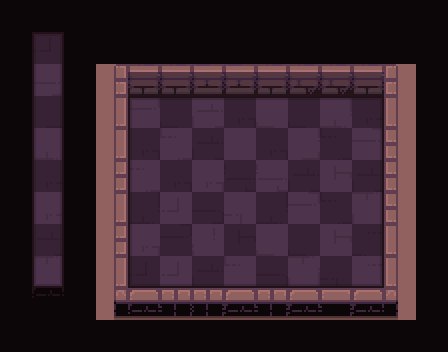

Tiled map render using the project's own tile images. Description and the whole map definition, tile-layer contents included, below:
An orthogonal 14x11 tile map with 32x32 px tiles, 5 tile layers (checkers, path, types, ground, ...) and 22 objects (7x hero, 7x switch, 6x spikes, frame, strategy).

<map version="1.2" tiledversion="2019.03.13" orientation="orthogonal" renderorder="right-down" width="14" height="11" tilewidth="32" tileheight="32" infinite="0" nextlayerid="532" nextobjectid="298">
 <tileset firstgid="1" name="tileset" tilewidth="32" tileheight="32" spacing="2" margin="1" tilecount="200" columns="10">
  <image source="tileset.png" trans="000000" width="340" height="680" />
  <terraintypes>
   <terrain name="floor" tile="79" />
   <terrain name="wall" tile="69" />
   <terrain name="hole" tile="78" />
   <terrain name="infected" tile="77" />
  </terraintypes>
 </tileset>
 <layer id="527" name="checkers" width="14" height="11">
  <data encoding="csv">
0,69,0,69,0,69,0,69,0,69,0,69,0,69,
69,0,69,0,69,0,69,0,69,0,69,0,69,0,
0,69,0,69,0,69,0,69,0,69,0,69,0,69,
69,0,69,0,69,0,69,0,69,0,69,0,69,0,
0,69,0,69,0,69,0,69,0,69,0,69,0,69,
69,0,69,0,69,0,69,0,69,0,69,0,69,0,
0,69,0,69,0,69,0,69,0,69,0,69,0,69,
69,0,69,0,69,0,69,0,69,0,69,0,69,0,
0,69,0,69,0,69,0,69,0,69,0,69,0,69,
69,0,69,0,69,0,69,0,69,0,69,0,69,0,
0,69,0,69,0,69,0,69,0,69,0,69,0,69
</data>
 </layer>
 <objectgroup id="14" name="camera">
  <object id="12" name="frame" type="frame" x="35.6667" y="34.3333" width="362.003" height="268.333" />
  <object id="15" name="strategy" type="strategy" x="-6" y="136">
   <point />
  </object>
 </objectgroup>
 <layer id="528" name="path" width="14" height="11">
  <data encoding="csv">
79,79,79,0,0,0,0,0,0,0,0,0,0,0,
79,80,79,0,0,0,0,0,0,0,0,0,0,0,
79,80,79,0,0,0,0,0,0,0,0,0,0,0,
79,80,79,0,80,80,80,80,80,80,80,80,0,0,
79,80,79,0,80,80,80,80,80,80,80,80,0,0,
79,80,79,0,80,80,80,80,80,80,80,80,0,0,
79,80,79,0,80,80,80,80,80,80,80,80,0,0,
79,80,79,0,80,80,80,80,80,80,80,80,0,0,
79,80,79,0,80,80,80,80,80,80,80,80,0,0,
79,79,79,0,0,0,0,0,0,0,0,0,0,0,
0,0,0,0,0,0,0,0,0,0,0,0,0,0
</data>
 </layer>
 <objectgroup id="2" name="objects">
  <object id="33" name="hero" type="hero" x="47.6666" y="277.501">
   <point />
  </object>
  <object id="265" name="switch" type="switch" x="46" y="52.6667">
   <properties>
    <property name="autoDisable" type="bool" value="true" />
   </properties>
   <point />
  </object>
  <object id="202" name="hero" type="hero" x="142.833" y="115.334">
   <point />
  </object>
  <object id="203" name="hero" type="hero" x="142.833" y="149.667">
   <point />
  </object>
  <object id="204" name="hero" type="hero" x="143.833" y="183.334">
   <point />
  </object>
  <object id="212" name="hero" type="hero" x="141.667" y="212.834">
   <point />
  </object>
  <object id="213" name="hero" type="hero" x="141.5" y="244.667">
   <point />
  </object>
  <object id="214" name="hero" type="hero" x="142.167" y="275.667">
   <point />
  </object>
  <object id="266" name="switch" type="switch" x="368.667" y="119.333">
   <properties>
    <property name="autoDisable" type="bool" value="true" />
   </properties>
   <point />
  </object>
  <object id="267" name="switch" type="switch" x="366.667" y="148">
   <properties>
    <property name="autoDisable" type="bool" value="true" />
   </properties>
   <point />
  </object>
  <object id="268" name="switch" type="switch" x="367.333" y="182.667">
   <properties>
    <property name="autoDisable" type="bool" value="true" />
   </properties>
   <point />
  </object>
  <object id="269" name="switch" type="switch" x="366.667" y="214">
   <properties>
    <property name="autoDisable" type="bool" value="true" />
   </properties>
   <point />
  </object>
  <object id="270" name="switch" type="switch" x="367.333" y="245.333">
   <properties>
    <property name="autoDisable" type="bool" value="true" />
   </properties>
   <point />
  </object>
  <object id="271" name="switch" type="switch" x="366.667" y="278">
   <properties>
    <property name="autoDisable" type="bool" value="true" />
   </properties>
   <point />
  </object>
  <object id="274" name="spikes" type="spikes" x="174" y="114">
   <properties>
    <property name="enabled" type="bool" value="true" />
    <property name="triggers" value="265" />
   </properties>
   <point />
  </object>
  <object id="275" name="spikes" type="spikes" x="174.667" y="147.333">
   <properties>
    <property name="enabled" type="bool" value="true" />
    <property name="triggers" value="265" />
   </properties>
   <point />
  </object>
  <object id="276" name="spikes" type="spikes" x="174" y="179.333">
   <properties>
    <property name="enabled" type="bool" value="true" />
    <property name="triggers" value="265" />
   </properties>
   <point />
  </object>
  <object id="277" name="spikes" type="spikes" x="174" y="210">
   <properties>
    <property name="enabled" type="bool" value="true" />
    <property name="triggers" value="265" />
   </properties>
   <point />
  </object>
  <object id="278" name="spikes" type="spikes" x="172.667" y="244.667">
   <properties>
    <property name="enabled" type="bool" value="true" />
    <property name="triggers" value="265" />
   </properties>
   <point />
  </object>
  <object id="279" name="spikes" type="spikes" x="174.667" y="275.333">
   <properties>
    <property name="enabled" type="bool" value="true" />
    <property name="triggers" value="265" />
   </properties>
   <point />
  </object>
 </objectgroup>
 <layer id="529" name="types" width="14" height="11">
  <data encoding="csv">
79,79,79,79,79,79,79,79,79,79,79,79,79,79,
79,80,79,79,79,79,79,79,79,79,79,79,79,79,
79,80,79,70,70,70,70,70,70,70,70,70,70,79,
79,80,79,70,80,80,80,80,80,80,80,80,70,79,
79,80,79,70,80,80,80,80,80,80,80,80,70,79,
79,80,79,70,80,80,80,80,80,80,80,80,70,79,
79,80,79,70,80,80,80,80,80,80,80,80,70,79,
79,80,79,70,80,80,80,80,80,80,80,80,70,79,
79,80,79,70,80,80,80,80,80,80,80,80,70,79,
79,79,79,70,70,70,70,70,70,70,70,70,70,79,
79,79,79,79,79,79,79,79,79,79,79,79,79,79
</data>
 </layer>
 <layer id="530" name="ground" width="14" height="11">
  <data encoding="csv">
0,0,0,0,0,0,0,0,0,0,0,0,0,0,
0,37,0,0,0,0,0,0,0,0,0,0,0,0,
0,123,0,1,2,5,3,3,5,4,4,2,6,0,
0,17,0,11,142,20,153,27,134,20,122,27,16,0,
0,122,0,11,27,124,39,133,27,131,10,142,26,0,
0,27,0,21,124,27,141,38,152,39,132,39,26,0,
0,141,0,11,8,151,9,144,8,142,10,143,26,0,
0,39,0,21,141,28,154,18,134,20,132,7,16,0,
0,143,0,31,37,151,39,124,9,143,30,121,36,0,
0,62,0,41,42,53,53,42,53,42,52,45,46,0,
0,0,0,0,0,0,0,0,0,0,0,0,0,0
</data>
 </layer>
 <layer id="531" name="floor_shadow" width="14" height="11">
  <data encoding="csv">
0,0,0,0,0,0,0,0,0,0,0,0,0,0,
0,75,0,0,0,0,0,0,0,0,0,0,0,0,
0,66,0,0,0,0,0,0,0,0,0,0,0,0,
0,66,0,0,12,13,13,13,13,13,13,15,0,0,
0,66,0,0,22,0,0,0,0,0,0,25,0,0,
0,66,0,0,22,0,0,0,0,0,0,25,0,0,
0,66,0,0,22,0,0,0,0,0,0,25,0,0,
0,66,0,0,22,0,0,0,0,0,0,25,0,0,
0,67,0,0,32,33,33,33,33,33,33,35,0,0,
0,0,0,0,0,0,0,0,0,0,0,0,0,0,
0,0,0,0,0,0,0,0,0,0,0,0,0,0
</data>
 </layer>
</map>
